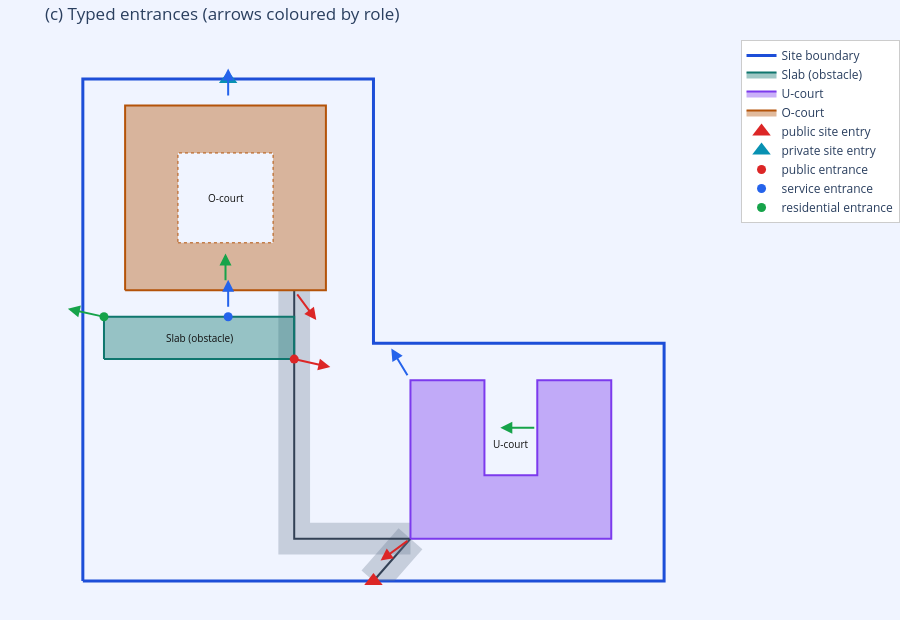

Notebook code for this chart:
### Markdown cell above
## (c) Typed building entrances — public / service / residential / courtyard

Each building now gets several entrances by role. The U- and O-court buildings get a
**courtyard** entrance facing into the void; the residential entrance is the quiet one
(courtyard-facing when a court exists, otherwise opposite the public door).

### Code cell
orient = building_entrance_orientation(BUILDINGS, entries, circ)
print(orient['summary'])
for b in orient['buildings']:
    roles = ', '.join(f"{e['role']}->{e['faces']}" for e in b['entrances'])
    print(f"  {b['building_id']:8s} ({len(b['courtyards'])} court): {roles}")

fig = base_fig('(c) Typed entrances (arrows coloured by role)')
add_circulation(fig, circ)
add_buildings(fig, BUILDINGS)
add_entries(fig, entries)
add_entrances(fig, orient)
fig.show()

### Figure 1 — Plotly figure (JSON) as saved in the notebook; plotly's stock layout.template omitted (floating-point values rounded to 4 significant figures)
{"data": [{"hoverinfo": "skip", "line": {"color": "#1d4ed8", "width": 3}, "mode": "lines", "name": "Site boundary", "showlegend": true, "type": "scatter", "x": [0.0, 110.0, 110.0, 55.0, 55.0, 0.0, 0.0, 0.0], "y": [0.0, 0.0, 45.0, 45.0, 95.0, 95.0, 0.0, 0.0]}, {"fill": "toself", "fillcolor": "rgba(100,116,139,0.30)", "hoverinfo": "skip", "line": {"color": "rgba(100,116,139,0.0)", "width": 0}, "mode": "lines", "showlegend": false, "type": "scatter", "x": [64.26, 58.99, 55.0, 52.74, 59.74, 64.26, 64.26], "y": [6.024, 0.0, 0.0, 1.976, 9.976, 6.024, 6.024]}, {"hoverinfo": "skip", "line": {"color": "#334155", "width": 2}, "mode": "lines", "name": "path_0 -> court_U", "showlegend": false, "type": "scatter", "x": [55.0, 62.0], "y": [0.0, 8.0]}, {"fill": "toself", "fillcolor": "rgba(100,116,139,0.30)", "hoverinfo": "skip", "line": {"color": "rgba(100,116,139,0.0)", "width": 0}, "mode": "lines", "showlegend": false, "type": "scatter", "x": [37.0, 43.0, 43.0, 62.0, 62.0, 37.0, 37.0, 37.0], "y": [42.0, 42.0, 11.0, 11.0, 5.0, 5.0, 42.0, 42.0]}, {"hoverinfo": "skip", "line": {"color": "#334155", "width": 2}, "mode": "lines", "name": "path_1 -> block", "showlegend": false, "type": "scatter", "x": [62.0, 40.0, 40.0], "y": [8.0, 8.0, 42.0]}, {"fill": "toself", "fillcolor": "rgba(100,116,139,0.30)", "hoverinfo": "skip", "line": {"color": "rgba(100,116,139,0.0)", "width": 0}, "mode": "lines", "showlegend": false, "type": "scatter", "x": [43.0, 43.0, 37.0, 37.0, 43.0, 43.0], "y": [55.0, 42.0, 42.0, 55.0, 55.0, 55.0]}, {"hoverinfo": "skip", "line": {"color": "#334155", "width": 2}, "mode": "lines", "name": "path_2 -> court_O", "showlegend": false, "type": "scatter", "x": [40.0, 40.0], "y": [42.0, 55.0]}, {"fill": "toself", "fillcolor": "rgba(15,118,110,0.40)", "hoverinfo": "skip", "line": {"color": "rgba(15,118,110,1)", "width": 2}, "mode": "lines", "name": "Slab (obstacle)", "showlegend": true, "type": "scatter", "x": [4.0, 40.0, 40.0, 4.0, 4.0], "y": [42.0, 42.0, 50.0, 50.0, 42.0]}, {"fill": "toself", "fillcolor": "rgba(124,58,237,0.40)", "hoverinfo": "skip", "line": {"color": "rgba(124,58,237,1)", "width": 2}, "mode": "lines", "name": "U-court", "showlegend": true, "type": "scatter", "x": [62.0, 100.0, 100.0, 86.0, 86.0, 76.0, 76.0, 62.0, 62.0], "y": [8.0, 8.0, 38.0, 38.0, 20.0, 20.0, 38.0, 38.0, 8.0]}, {"fill": "toself", "fillcolor": "rgba(180,83,9,0.40)", "hoverinfo": "skip", "line": {"color": "rgba(180,83,9,1)", "width": 2}, "mode": "lines", "name": "O-court", "showlegend": true, "type": "scatter", "x": [8.0, 46.0, 46.0, 8.0, 8.0], "y": [55.0, 55.0, 90.0, 90.0, 55.0]}, {"fill": "toself", "fillcolor": "#f0f4ff", "hoverinfo": "skip", "line": {"color": "rgba(180,83,9,1)", "dash": "dot", "width": 1}, "mode": "lines", "showlegend": false, "type": "scatter", "x": [18.0, 36.0, 36.0, 18.0, 18.0], "y": [64.0, 64.0, 81.0, 81.0, 64.0]}, {"hoverinfo": "skip", "marker": {"color": "#dc2626", "size": 16, "symbol": "triangle-up"}, "mode": "markers", "name": "public site entry", "showlegend": true, "type": "scatter", "x": [55.0], "y": [0.0]}, {"hoverinfo": "skip", "marker": {"color": "#0891b2", "size": 16, "symbol": "triangle-up"}, "mode": "markers", "name": "private site entry", "showlegend": true, "type": "scatter", "x": [27.5], "y": [95.0]}, {"hoverinfo": "skip", "marker": {"color": "#dc2626", "size": 9, "symbol": "circle"}, "mode": "markers", "name": "public entrance", "showlegend": true, "type": "scatter", "x": [40.0], "y": [42.0]}, {"hoverinfo": "skip", "marker": {"color": "#2563eb", "size": 9, "symbol": "circle"}, "mode": "markers", "name": "service entrance", "showlegend": true, "type": "scatter", "x": [27.5], "y": [50.0]}, {"hoverinfo": "skip", "marker": {"color": "#16a34a", "size": 9, "symbol": "circle"}, "mode": "markers", "name": "residential entrance", "showlegend": true, "type": "scatter", "x": [4.0], "y": [50.0]}], "layout": {"annotations": [{"font": {"color": "#111", "size": 10}, "showarrow": false, "text": "Slab (obstacle)", "x": 22.0, "y": 46.0}, {"font": {"color": "#111", "size": 10}, "showarrow": false, "text": "U-court", "x": 81.0, "y": 26.0}, {"font": {"color": "#111", "size": 10}, "showarrow": false, "text": "O-court", "x": 27.0, "y": 72.5}, {"arrowcolor": "#dc2626", "arrowhead": 2, "arrowsize": 1.2, "arrowwidth": 2, "ax": 40.0, "axref": "x", "ay": 42.0, "ayref": "y", "showarrow": true, "x": 46.83, "xref": "x", "y": 40.48, "yref": "y"}, {"arrowcolor": "#2563eb", "arrowhead": 2, "arrowsize": 1.2, "arrowwidth": 2, "ax": 27.5, "axref": "x", "ay": 50.0, "ayref": "y", "showarrow": true, "x": 27.5, "xref": "x", "y": 57.0, "yref": "y"}, {"arrowcolor": "#16a34a", "arrowhead": 2, "arrowsize": 1.2, "arrowwidth": 2, "ax": 4.0, "axref": "x", "ay": 50.0, "ayref": "y", "showarrow": true, "x": -2.833, "xref": "x", "y": 51.52, "yref": "y"}, {"arrowcolor": "#dc2626", "arrowhead": 2, "arrowsize": 1.2, "arrowwidth": 2, "ax": 62.0, "axref": "x", "ay": 8.0, "ayref": "y", "showarrow": true, "x": 56.35, "xref": "x", "y": 3.872, "yref": "y"}, {"arrowcolor": "#2563eb", "arrowhead": 2, "arrowsize": 1.2, "arrowwidth": 2, "ax": 62.0, "axref": "x", "ay": 38.0, "ayref": "y", "showarrow": true, "x": 58.38, "xref": "x", "y": 43.99, "yref": "y"}, {"arrowcolor": "#16a34a", "arrowhead": 2, "arrowsize": 1.2, "arrowwidth": 2, "ax": 86.0, "axref": "x", "ay": 29.0, "ayref": "y", "showarrow": true, "x": 79.0, "xref": "x", "y": 29.0, "yref": "y"}, {"arrowcolor": "#dc2626", "arrowhead": 2, "arrowsize": 1.2, "arrowwidth": 2, "ax": 40.0, "axref": "x", "ay": 55.0, "ayref": "y", "showarrow": true, "x": 44.17, "xref": "x", "y": 49.38, "yref": "y"}, {"arrowcolor": "#2563eb", "arrowhead": 2, "arrowsize": 1.2, "arrowwidth": 2, "ax": 27.5, "axref": "x", "ay": 90.0, "ayref": "y", "showarrow": true, "x": 27.5, "xref": "x", "y": 97.0, "yref": "y"}, {"arrowcolor": "#16a34a", "arrowhead": 2, "arrowsize": 1.2, "arrowwidth": 2, "ax": 27.0, "axref": "x", "ay": 55.0, "ayref": "y", "showarrow": true, "x": 27.0, "xref": "x", "y": 62.0, "yref": "y"}], "height": 620, "legend": {"bgcolor": "white", "bordercolor": "#ccc", "borderwidth": 1, "x": 1.02, "y": 1}, "margin": {"b": 0, "l": 0, "r": 0, "t": 40}, "paper_bgcolor": "#f0f4ff", "plot_bgcolor": "#f0f4ff", "title": {"text": "(c) Typed entrances (arrows coloured by role)"}, "xaxis": {"visible": false}, "yaxis": {"scaleanchor": "x", "scaleratio": 1, "visible": false}}}
